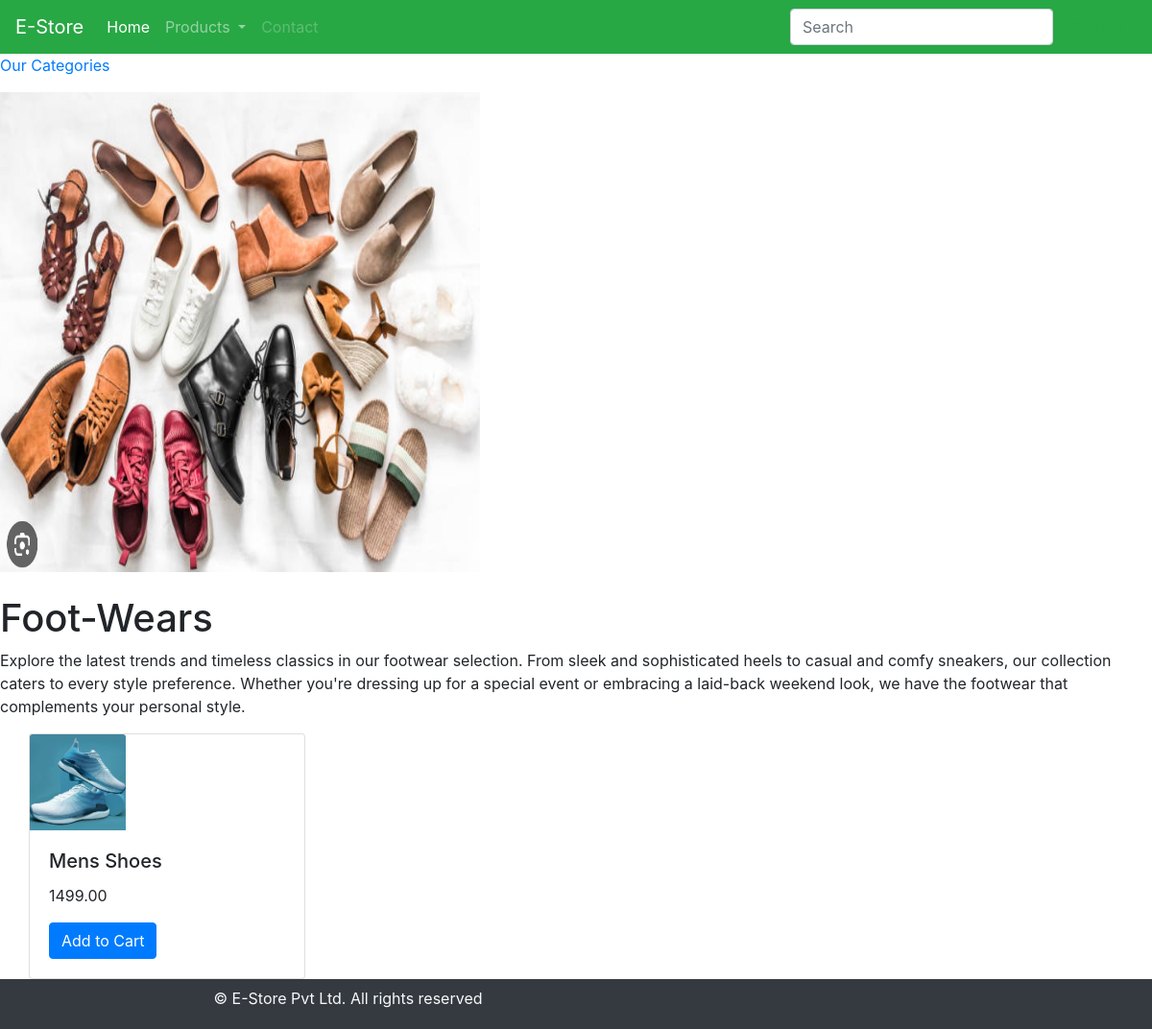
Screenshot of /Foot-Wears/ with the database file from the repository.
### shop/models.py (models this page shows, shortened)
class Category(models.Model):
    name = models.CharField(max_length=100,unique=True)
    slug = models.SlugField(max_length=100,unique=True)
    description = models.TextField(blank=True)
    image = models.ImageField(upload_to='category',blank=True)
    def get_url(self):
        return reverse('product_by_category', args=[self.slug])

class Product(models.Model):
    name = models.CharField(max_length=100, unique=True)
    slug = models.SlugField(max_length=100, unique=True)
    description = models.TextField(blank=True)
    image = models.ImageField(upload_to='category', blank=True)
    price = models.DecimalField(decimal_places=2,max_digits=10)
    stock = models.IntegerField()
    available = models.BooleanField(default=True)
    category = models.ForeignKey(Category,on_delete=models.CASCADE)

### shop/views.py (the view)
# urls.py: 2. Add a URL to urlpatterns:  path('', views.home, name='home')
def home(request, slug_c=None):
    page_c = None
    products = None
    if slug_c != None:
        page_c = get_object_or_404(Category, slug=slug_c)
        products = Product.objects.all().filter(category=page_c, available=True)
    else:
        products = Product.objects.all().filter(available=True)
    return render(request, 'home.html', {'category': page_c, 'products': products})

### shop/context_processors.py (called while the page is built)
def mylink(request):
    links = Category.objects.all()
    return dict(links=links)

### templates/home.html (shortened to what this page needs)
{% extends 'base.html' %}
{% load static %}
{% block content %}
{% if category %}
<div>
    <div>
        <p class="text-centre"><a href="{% url 'home' %}">Our Categories</a></p>
    </div>
</div>
{% endif %}
<div>
    {% if category %}
    <img src="{{category.image.url}}" style="width:500px;height:500px">
</div>
<br>
<div>
    <h1>{{category.name}}</h1>
    <p>{{category.description}}</p>
</div>
{% endif %}
<div class="container">
    <div class="row">
    {% for product in products %}
    <div class="card" style="width:18rem;">
    <img class="card-img-top" src="{{product.image.url}}" alt="Card image cap" style="width:100px; height:100px;">
    <div class="card-body">
      <h5 class="card-title">{{product.name}}</h5>
      <p class="card-text">{{product.price}}</p>
      <a href="#" class="btn btn-primary">Add to Cart</a>
   </div>
   </div>
    {% endfor %}
    </div>
    </div>
{% endblock %}

### rows the page displays
Category: image (picture), name "Foot-Wears", description "Explore the latest trends and timeless classics in our footwear selection. From sleek and sophisticated heels to casual and comfy sneakers, our collection caters to every style preference. Whether you're dressing up for a special event or embracing a laid-back weekend look, we have the footwear that complements your personal style."
Product: image (picture), name "Mens Shoes", price "1499.00"
